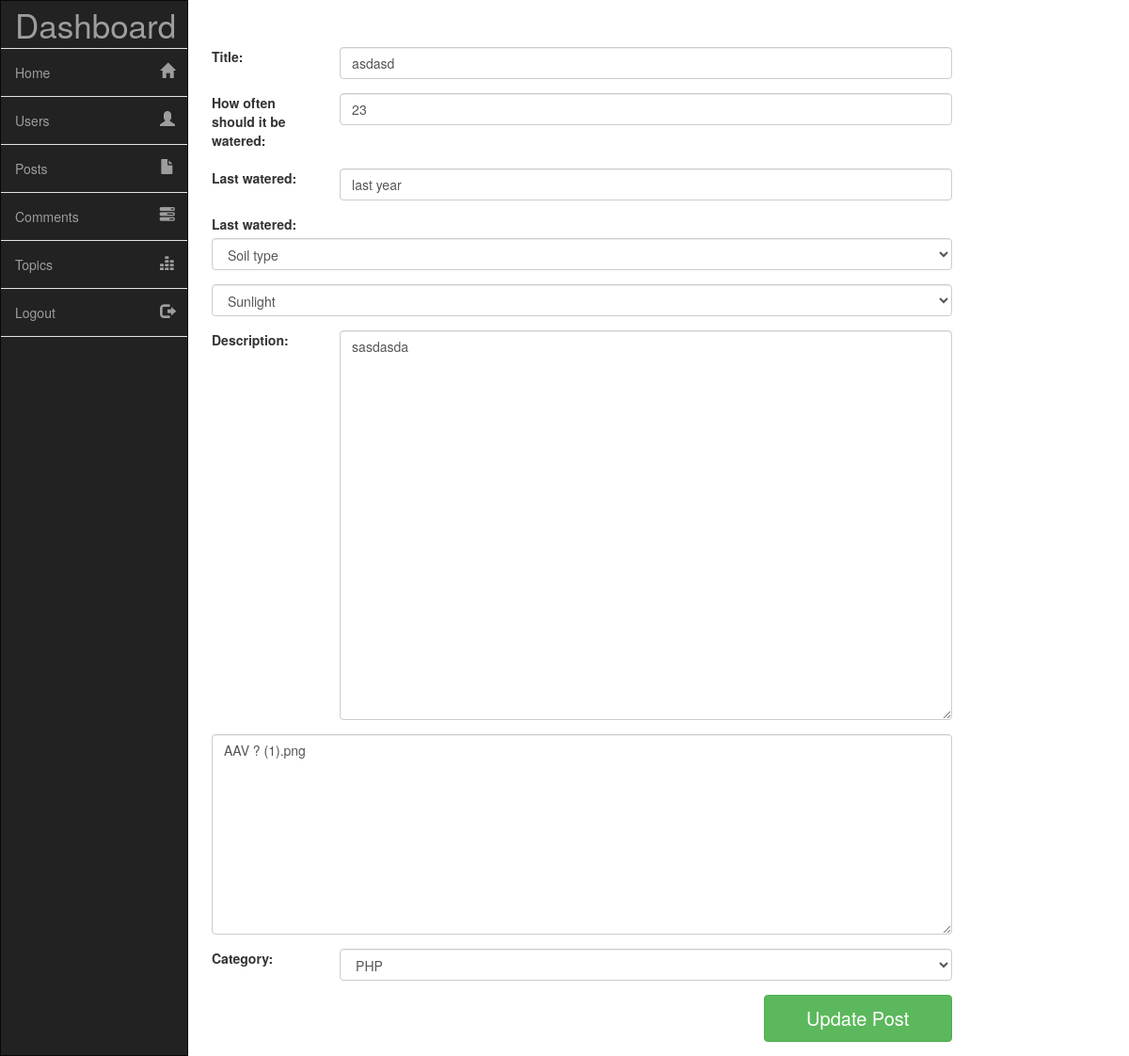
Screenshot of /admin/edit_post.php?post_id=127 (signed in) with the database file from the repository.
### tables this page shows
CREATE TABLE `posts` (
  `post_id` int(11) NOT NULL,
  `user_id` int(11) NOT NULL,
  `topic_id` int(11) NOT NULL,
  `post_title` text NOT NULL,
  `post_content` text NOT NULL,
  `post_date` timestamp NOT NULL DEFAULT current_timestamp() ON UPDATE current_timestamp(),
  `post_water` text NOT NULL,
  `post_watered` text NOT NULL,
  `post_soil` text NOT NULL,
  `post_sun` text NOT NULL,
  `post_plant` text NOT NULL
);

CREATE TABLE `topics` (
  `topic_id` int(11) NOT NULL,
  `topic_title` varchar(100) NOT NULL
);

### admin/edit_post.php (the view, shortened to what this page needs)
<?php
	include ( "../includes/connection.php" );
	include ( "../functions/functions.php" );
	if ( !isset( $_SESSION['admin_email'] ) ) {
		header( "location: login.php" );
	}else {
		include( "header.php" );
		if ( isset( $_GET['post_id'] ) ) {
			$post_id = $_GET['post_id'];
			$query = "SELECT * from posts where post_id='$post_id'";
			$run_query = mysqli_query( $connection, $query );
			$row = mysqli_fetch_array( $run_query );
			$topic_id = $row['topic_id'];
			$post_title = $row['post_title'];
			$post_water = $row['post_water'];
			$post_watered = $row['post_watered'];
			$post_content = $row['post_content'];
			$post_plant = $row['post_plant'];
			$topic_query = "SELECT * from topics where topic_id='$topic_id'";
			$run_topic_query = mysqli_query( $connection, $topic_query );
			$row_topic = mysqli_fetch_array( $run_topic_query );
			$cat_name = $row_topic['topic_title'];
		}
?>
<div class="col-sm-10">
	<br><br>
	<form action="" method="post" class="form-horizontal">
		<div class="form-group">
			<label for="post_title" class="col-sm-2">Title:</label>
			<div class="col-sm-10">
				<input type="text" name="post_title" class="form-control" value="<?php echo $post_title; ?>">
			</div>
		</div>
		<div class="form-group">
			<label for="post_water" class="col-sm-2">How often should it be watered:</label>
			<div class="col-sm-10">
				<input type="text" name="post_water" class="form-control" value="<?php echo $post_water; ?>">
			</div>
		</div>
		<div class="form-group">
			<label for="post_watered" class="col-sm-2">Last watered:</label>
			<div class="col-sm-10">
				<input type="text" name="post_watered" class="form-control" value="<?php echo $post_watered; ?>">
			</div>
		</div>
		<div class="form-group">
		<label for="post_soil" class="col-sm-2">Last watered:</label>
					<div class="col-sm-12">
					<select name="soil" type="text" class="form-control" value="<?php echo $post_soil; ?>">
  					<option selected>Soil type</option>
				</select>
			</div>
		</div>
		<div class="form-group">
					<div class="col-sm-12">
					<select name="sun" type="text" class="form-control" value="<?php echo $post_sun; ?>">
  						<option selected>Sunlight</option>
					</select>
					</div>
				</div>
		<div class="form-group">
			<label for="post_content" class="col-sm-2">Description:</label>
			<div class="col-sm-10">
				<textarea name="post_content" class="form-control" rows="20"><?php echo $post_content; ?></textarea>
			</div>
		</div>
		<div class="form-group">
				<div class="col-sm-12">
					<textarea name="plant" class="form-control" cols="30" rows="10"><?php echo $post_plant; ?></textarea>
				</div>
		</div>
		<div class="form-group">
			<label for="topic" class="col-sm-2">Category:</label>
			<div class="col-sm-10">
				<select name="topic" class="form-control">
					<option value="<?php echo $topic_id; ?>"><?php echo $cat_name; ?></option>
				</select>
			</div>
		</div>
		<div class="form-group">
			<div class="col-sm-12">
				<input type="submit" name="update" class="btn btn-success drew pull-right" value="Update Post">
			</div>
		</div>
	</form>
</div>
<?php include( "footer.php" ); ?>
<?php } ?>

### admin/assets/css/main.css (style rules this page uses)
body, html { height: 100%; }

### rows the page displays
posts: post_title "asdasd", post_water "23", post_watered "last year", post_content "sasdasda", plant "AAV ? (1).png"
topics: topic "PHP"
